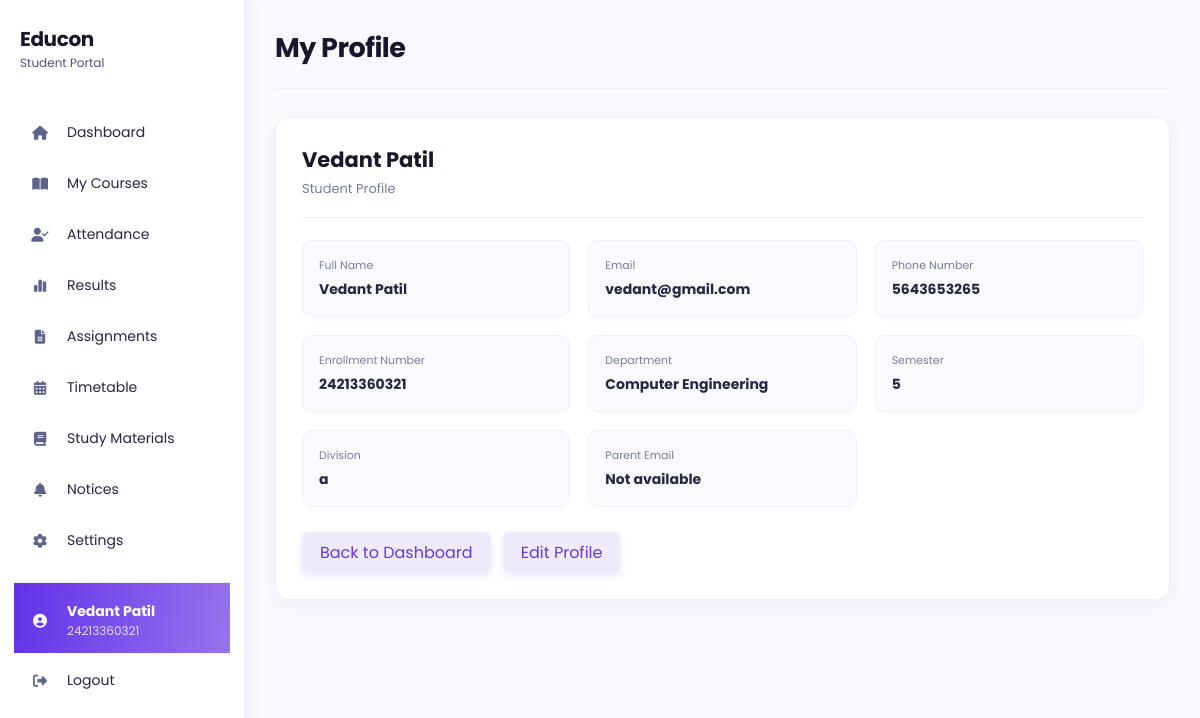
The app's page /student/profile (signed in) with its own data.
### models/user.py (models this page shows, shortened)
class User(UserMixin, db.Model):
    __tablename__ = "users"
    id = db.Column(
        db.Integer,
        primary_key=True
    )
    full_name = db.Column(
        db.String(100),
        nullable=False
    )
    enrollment_no = db.Column(
        db.String(50),
        unique=True,
        nullable=True
    )
    employee_id = db.Column(
        db.String(50),
        unique=True,
        nullable=True
    )
    parent_id = db.Column(
        db.String(50),
        unique=True,
        nullable=True
    )
    admin_id = db.Column(
        db.String(50),
        unique=True,
        nullable=True
    )
    email = db.Column(
        db.String(120),
        unique=True,
        nullable=True
    )
    phone = db.Column(
        db.String(20),
        nullable=True
    )
    password = db.Column(
        db.String(200),
        nullable=False
    )
    role = db.Column(
        db.String(20),
        nullable=False
    )
    theme = db.Column(db.String(20), nullable=False, default="light", server_default="light")
    notifications_enabled = db.Column(db.Boolean, nullable=False, default=True, server_default="1")
    accent_color = db.Column(db.String(20), nullable=False, default="purple", server_default="purple")

### models/student.py (models this page shows)
class Student(db.Model):
    __tablename__ = "students"
    id = db.Column(
        db.Integer,
        primary_key=True
    )
    user_id = db.Column(
        db.Integer,
        db.ForeignKey("users.id"),
        nullable=False
    )
    roll_no = db.Column(
        db.String(20),
        unique=True,
        nullable=True
    )
    department = db.Column(
        db.String(50),
        nullable=True
    )
    semester = db.Column(
        db.Integer,
        nullable=True
    )
    division = db.Column(
        db.String(10),
        nullable=True
    )
    parent_email = db.Column(
        db.String(120),
        nullable=True
    )
    phone = db.Column(
        db.String(20),
        nullable=True
    )

### app.py (the view)
@app.route("/student/profile")
def student_profile():
    user, profile = get_current_student_profile()
    if not user:
        flash("Access denied!")
        return redirect(url_for("login"))
    return render_template(
        "student_profile.html",
        current_user=user,
        student_profile=profile,
        active_page="profile"
    )

### app.py (called while the page is built)
@login_manager.user_loader
def load_user(user_id):
    try:
        return db.session.get(User, int(user_id))
    except (TypeError, ValueError):
        return None

@app.before_request
def restore_application_session():
    if current_user.is_authenticated:
        session["user_id"] = current_user.id
        session["role"] = current_user.role

def get_current_student_profile():
    if session.get("role") != "Student" or "user_id" not in session:
        return None, None
    user = db.session.get(User, session["user_id"])
    if not user or user.role != "Student":
        session.clear()
        return None, None
    student_profile = Student.query.filter_by(user_id=user.id).first()
    if not student_profile:
        student_profile = Student(user_id=user.id)
        db.session.add(student_profile)
        db.session.commit()
    return user, student_profile

### templates/student_profile.html (shortened to what this page needs)
<!DOCTYPE html>
<html lang="en">
<head>
    <link rel="stylesheet" href="{{ url_for('static', filename='css/student.css') }}">
    <link rel="stylesheet" href="{{ url_for('static', filename='css/palette.css') }}">
    <link rel="stylesheet" href="https://cdnjs.cloudflare.com/ajax/libs/font-awesome/6.6.0/css/all.min.css">
</head>
<body class="student-profile-page theme-{{ current_user.theme or 'light' }} accent-{{ current_user.accent_color or 'purple' }}">
<div class="sidebar">
    <div class="logo"><h2>Educon</h2><small>Student Portal</small></div>
    <ul>
        <li onclick="window.location.href='{{ url_for('student') }}'"><i class="fa-solid fa-house"></i><span>Dashboard</span></li>
        <li onclick="window.location.href='{{ url_for('student_library') }}'"><i class="fa-solid fa-book-open"></i><span>My Courses</span></li>
        <li onclick="window.location.href='{{ url_for('student_attendance') }}'"><i class="fa-solid fa-user-check"></i><span>Attendance</span></li>
        <li onclick="window.location.href='{{ url_for('student_results') }}'"><i class="fa-solid fa-chart-simple"></i><span>Results</span></li>
        <li onclick="window.location.href='{{ url_for('student_assignments') }}'"><i class="fa-solid fa-file-lines"></i><span>Assignments</span></li>
        <li onclick="window.location.href='{{ url_for('student_timetable') }}'"><i class="fa-solid fa-calendar-days"></i><span>Timetable</span></li>
        <li onclick="window.location.href='{{ url_for('student_materials') }}'"><i class="fa-solid fa-book"></i><span>Study Materials</span></li>
        <li onclick="window.location.href='{{ url_for('student_notices') }}'"><i class="fa-solid fa-bell"></i><span>Notices</span></li>
        <li onclick="window.location.href='{{ url_for('student_settings') }}'"><i class="fa-solid fa-gear"></i><span>Settings</span></li>
        <li class="sidebar-profile active">
            <i class="fa-solid fa-circle-user"></i>
            <div class="sidebar-profile-details">
                <strong>{{ current_user.full_name }}</strong>
                <small>{{ current_user.enrollment_no or 'Enrollment unavailable' }}</small>
            </div>
        </li>
        <li onclick="window.location.href='{{ url_for('logout') }}'">
            <i class="fa-solid fa-right-from-bracket"></i><span>Logout</span>
        </li>
    </ul>
</div>
<main class="main">
    <div class="topbar"><h2>My Profile</h2></div>
    <section class="profile-card">
        <div class="profile-heading">
            <div><h3>{{ current_user.full_name }}</h3><p>Student Profile</p></div>
        </div>
        <div class="profile-details">
            <div class="profile-detail"><span>Full Name</span><strong>{{ current_user.full_name }}</strong></div>
            <div class="profile-detail"><span>Email</span><strong>{{ current_user.email or 'Not available' }}</strong></div>
            <div class="profile-detail"><span>Phone Number</span><strong>{{ student_profile.phone or 'Not available' }}</strong></div>
            <div class="profile-detail"><span>Enrollment Number</span><strong>{{ current_user.enrollment_no or 'Not available' }}</strong></div>
            <div class="profile-detail"><span>Department</span><strong>{{ student_profile.department or 'Not available' }}</strong></div>
            <div class="profile-detail"><span>Semester</span><strong>{{ student_profile.semester or 'Not available' }}</strong></div>
            <div class="profile-detail"><span>Division</span><strong>{{ student_profile.division or 'Not available' }}</strong></div>
            <div class="profile-detail"><span>Parent Email</span><strong>{{ student_profile.parent_email or 'Not available' }}</strong></div>
        </div>
        <a class="secondary-button" href="{{ url_for('student') }}">Back to Dashboard</a>
        <a class="secondary-button" href="{{ url_for('edit_student_profile') }}">Edit Profile</a>
    </section>
</main>
</body>
</html>

### static/css/student.css (style rules this page uses)
* { margin:0; padding:0; box-sizing:border-box; font-family:'Poppins',sans-serif; }
body { background:#f4f7fc; display:flex; }
.sidebar { width:260px; height:100vh; background:#1e3a8a; color:white; position:fixed; left:0; top:0; overflow-y:auto; }
.logo { text-align:center; padding:25px; font-size:24px; font-weight:700; border-bottom:1px solid rgba(255,255,255,.2); }
.sidebar ul { list-style:none; padding:20px 0; }
.sidebar ul li { display:flex; align-items:center; gap:15px; padding:15px 25px; cursor:pointer; transition:.3s; }
.sidebar ul li:hover, .sidebar ul li.active { background:#2563eb; }
.sidebar ul li i { width:20px; }
.sidebar-profile { margin-top:10px; border-top:1px solid rgba(255,255,255,.2); }
.sidebar-profile-details { display:flex; flex-direction:column; min-width:0; }
.sidebar-profile-details strong, .sidebar-profile-details small { overflow:hidden; text-overflow:ellipsis; white-space:nowrap; }
.sidebar-profile-details small { color:rgba(255,255,255,.75); font-size:12px; }
.main { margin-left:260px; width:calc(100% - 260px); padding:30px; }
.topbar { display:flex; justify-content:space-between; align-items:center; margin-bottom:30px; }
* { scrollbar-color:#6338e8 #f4f7fc; scrollbar-width:thin; }
.profile-card { background:white; border-radius:15px; padding:30px; box-shadow:0 5px 20px rgba(0,0,0,.08); max-width:850px; }
.profile-heading { display:flex; align-items:center; gap:15px; margin-bottom:25px; }
.profile-details { display:grid; grid-template-columns:repeat(auto-fit,minmax(240px,1fr)); gap:18px; margin-bottom:25px; }
.profile-detail { background:#f7f9ff; border-radius:8px; padding:15px; }
.profile-detail span, .profile-form label { display:block; color:#666; font-size:13px; margin-bottom:5px; }
.secondary-button { display:inline-block; background:#e5e7eb; color:#1e3a8a; padding:8px 18px; border-radius:6px; text-decoration:none; }
.main, .box, .profile-card { min-width:0; }
.box, .profile-card { max-width:100%; }
body { background:#f8f9fd; color:#17172b; }
.sidebar { width:245px; background:#fff; color:#17172b; border-right:1px solid #edf0f7; box-shadow:4px 0 20px rgba(44,34,90,.03); overflow-y:auto; }
.logo { text-align:left; padding:28px 20px 24px; border-bottom:0; color:#17172b; line-height:1.1; }
.logo h2 { font-size:20px;letter-spacing:-.4px }
.logo small { display:block;color:#4f5275;font-size:12px;margin-top:6px;font-weight:400 }
.sidebar ul { padding:12px 14px }
.sidebar ul li { gap:16px;padding:13px 15px;margin:4px 0;border-radius:10px;color:#252744;font-size:14px }
.sidebar ul li:hover,.sidebar ul li.active { background:linear-gradient(100deg,#6132e8,#9873ee);color:#fff }
.sidebar ul li i { width:22px;text-align:center;color:#5d638b }
.sidebar ul li:hover i,.sidebar ul li.active i { color:#fff }
.sidebar-profile { margin-top:18px!important;border-top:1px solid #edf0f7;padding-top:18px!important;border-radius:0!important }
.sidebar-profile-details small { color:#777c9e }
.sidebar ul li:hover .sidebar-profile-details small,.sidebar ul li.active .sidebar-profile-details small { color:rgba(255,255,255,.8) }
.main { margin-left:245px;width:calc(100% - 245px);padding:28px 30px 40px;max-width:1500px }
.topbar { margin-bottom:28px;align-items:flex-start }
.main { min-height:100vh }
button,.secondary-button { box-shadow:0 3px 8px rgba(37,99,235,.14) }
.student-profile-page .main { max-width:1280px }
.student-profile-page .topbar { padding-bottom:20px;border-bottom:1px solid #eceef6 }
.student-profile-page .topbar h2 { font-size:27px;color:#17172b;letter-spacing:-.5px }
.student-profile-page .profile-card { max-width:none;width:100%;padding:26px;border:1px solid #eceef6;border-radius:14px;box-shadow:0 5px 16px rgba(50,42,100,.045) }
.student-profile-page .profile-heading { margin-bottom:22px;padding-bottom:18px;border-bottom:1px solid #edf0f7 }
.student-profile-page .profile-heading h3 { font-size:21px;color:#17172b }
.student-profile-page .profile-heading p { color:#777c9e;font-size:13px;margin-top:4px }
.student-profile-page .profile-detail { background:#fafaff;border:1px solid #edf0f7;border-radius:10px;padding:16px;box-shadow:0 2px 7px rgba(50,42,100,.025) }
.student-profile-page .profile-detail span { color:#777c9e;font-size:11px }
.student-profile-page .profile-detail strong { display:block;color:#252744;font-size:14px;margin-top:5px;overflow-wrap:anywhere }
.student-profile-page .secondary-button { background:#f0eafd;color:#6338e8;box-shadow:0 3px 8px rgba(99,56,232,.12);margin-right:8px }

### records on screen
User: full_name "Vedant Patil", enrollment_no "24213360321", email "vedant@gmail.com"
Student: phone "5643653265", department "Computer Engineering", semester "5", division "a", parent_email "Not available"
